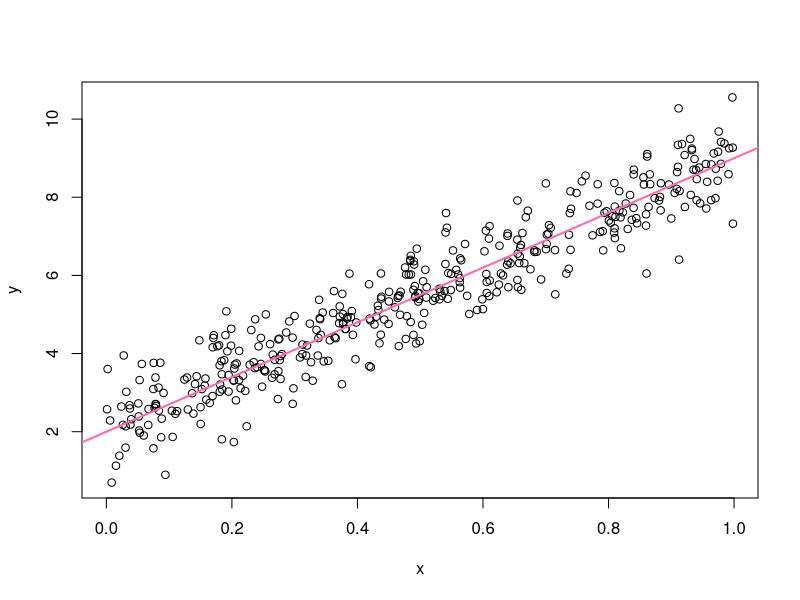

R code for this plot:
a <- 2
b <- 7
sigSq <- 0.5
n <- 400

x <- runif(n)
y <- a + b * x +
  rnorm(n, sd=sqrt(sigSq))

avgx <- mean(x)
plot(x,y)
abline(a,b,col="hotpink", lwd=2)
dev.print(pdf, "toy-line.pdf")
#new edit
# 2nd line added